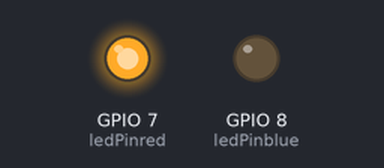
A sketch run on a simulated ESP32-S3. Shown: output pins drawn as LEDs (lit = HIGH).

Above: at 2.5 s.
At 5.5 s:
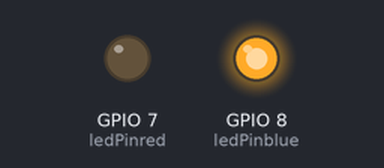
Timing chart, 0 to 7.8 s (numbered marks = the images above):
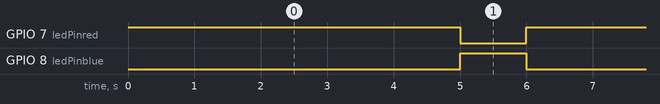

The sketch:

blink.ino
```cpp
// Blinking LED on ESP32

// Pin number for the LED
const int ledPinred = 7;
const int ledPinblue = 8;

void setup() {
  // Set the LED pin as an output
  pinMode(ledPinred, OUTPUT);
  pinMode(ledPinblue, OUTPUT);
}

void loop() {
  // Turn on the LED
  digitalWrite(ledPinred, HIGH);
  digitalWrite(ledPinblue, LOW);
  delay(5000);  // Wait for 1 second

  // Turn off the LED
  digitalWrite(ledPinred, LOW);
  digitalWrite(ledPinblue, HIGH);
  delay(1000);  // Wait for 1 second
}
```

Measured:
- by itself, GPIO 7 (ledPinred): alternates HIGH for 5.0 s and LOW for 1.0 s
- by itself, GPIO 8 (ledPinblue): alternates HIGH for 1.0 s and LOW for 5.0 s
